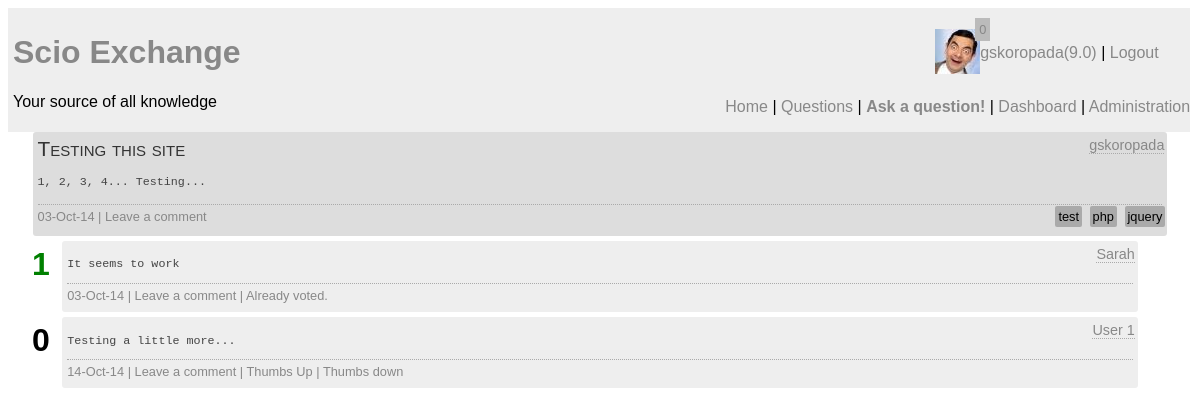
Page /question.php?id=19 (signed in) on the committed database.
### tables this page shows
CREATE TABLE `question` (
  `question_id` int(10) unsigned NOT NULL AUTO_INCREMENT,
  `author` int(10) unsigned NOT NULL COMMENT 'Foreign Key',
  `question_title` text,
  `content` longtext,
  `tags` text,
  `timestamp` datetime NOT NULL,
  PRIMARY KEY (`question_id`),
  KEY `author` (`author`),
  CONSTRAINT `question_ibfk_1` FOREIGN KEY (`author`) REFERENCES `user` (`UserID`)
);

CREATE TABLE `user` (
  `UserID` int(11) unsigned NOT NULL AUTO_INCREMENT,
  `email` varchar(30) NOT NULL,
  `screenName` varchar(25) NOT NULL,
  `reputation` float DEFAULT '0',
  `role` int(11) DEFAULT '0',
  `avatar` varchar(20) DEFAULT NULL,
  `pwd` varchar(255) NOT NULL,
  `active` bit(1) NOT NULL DEFAULT b'0',
  `moderated` bit(1) NOT NULL DEFAULT b'1',
  `pwdChange` bit(1) DEFAULT b'0',
  PRIMARY KEY (`UserID`)
);

CREATE TABLE `answer` (
  `answer_id` int(10) unsigned NOT NULL AUTO_INCREMENT,
  `author` int(10) unsigned NOT NULL,
  `content` longtext NOT NULL,
  `positive_votes` int(11) NOT NULL DEFAULT '0',
  `negative_votes` int(11) NOT NULL DEFAULT '0',
  `question` int(10) unsigned NOT NULL,
  `timestamp` datetime DEFAULT NULL,
  PRIMARY KEY (`answer_id`),
  KEY `author` (`author`),
  KEY `answer_question_idx` (`question`),
  CONSTRAINT `answer_ibfk_1` FOREIGN KEY (`author`) REFERENCES `user` (`UserID`),
  CONSTRAINT `answer_question` FOREIGN KEY (`question`) REFERENCES `question` (`question_id`) ON DELETE CASCADE ON UPDATE CASCADE
);

### vote.php (called while the page is built, shortened)
<?php
function checkVote($id) {
	global $con;
	$query = "SELECT count(answer) as voted FROM vote_tracking WHERE author=".$_SESSION['userid']." AND answer=".$id;
	$result = mysqli_query($con, $query);
	if(!$result) {
		echo "DB Error";
	} else{
		$voted = mysqli_fetch_array($result);
		if($voted['voted'] == 0) {
			return true;
		} else {
			return false;
		}
	}
}
?>

### question.php (the view, shortened to what this page needs)
<?php
require ("connect.php");
$sql = 'SELECT author, question_title, content, tags, timestamp, screenName FROM question INNER JOIN user ON author = UserID WHERE question_id = '.$_GET['id'];
$result = mysqli_query($con, $sql);
$question = mysqli_fetch_assoc($result);
include "html_start.php";
include "header.php";
require "vote.php";
require "questions_backend.php";
$d = new DateTime($question['timestamp']);
echo "<div id='wrapper'>";
echo "<div class='question'><p class='qtitle'>".$question['question_title']."</p>";
echo "<span class='qexcerpt'><p><pre>".$question['content']."</pre></p></span>";
echo "<span class='qstats'>".date_format($d,"d-M-y");
if(isset($_SESSION['userid'])) {
	if($_SESSION['active']) {
		echo " | <span id='".$_GET['id']."' class='btnQComment click_option'>Leave a comment</span>";
	}
}
echo "<span class='tags'>";
$tags = explode(',' , $question['tags']);
foreach($tags as $tag) {
	$tag = trim($tag);
	echo "<a href='tag.php?tag=$tag'>$tag</a> ";
}
echo "</span></span><span class='qauthor'><a href=\"user_profile.php?id=".$question['author']."\">" . $question['screenName']."</a></span>";
echo "</div>";
getAnswers($_GET['id'], false);
echo "</div>";
require("html_end.php");
?>

### questions_backend.php (shortened to what this page needs)
<?php
function getAnswers($id, $slider) {
	global $con;
	$sql = "SELECT answer_id, author, content, (positive_votes-negative_votes) as rating, screenName, timestamp FROM answer INNER JOIN user on author = UserID WHERE question = $id ORDER BY rating DESC";
	$result = mysqli_query($con, $sql);
	while($answers = mysqli_fetch_assoc($result)) {
		echo "<div class='answer' id='ans_".$answers['answer_id']."'><span class='ans_content'><pre>".$answers['content']."</pre></span><span class='aauthor'><a href=\"user_profile.php?id="
				.$answers['author']."\">".$answers['screenName']."</a></span>";
		echo "<span id='rating_".$answers['answer_id']."' class='rating ";
		if($answers['rating']>0) {
			echo "r_pos";
		} else if ($answers['rating']<0){
			echo "r_neg";
		}
		echo "'>".$answers['rating']."</span>";
		echo "<div class='astats'>".date_format(new DateTime($answers['timestamp']), "d-M-y");
		if(isset($_SESSION['userid'])) {
			if($_SESSION['active']){
				echo " | <span id='".$answers['answer_id']."' class='click_option btnAComment'>Leave a comment</span>";
				if(checkVote($answers['answer_id'])) {
					if($_SESSION['userid'] != $answers['author']) {
						echo " | <span id='".$answers['answer_id']."' class='click_option thumb_up'>Thumbs Up</span>";
						echo " | <span id='".$answers['answer_id']."' class='click_option thumb_down'>Thumbs down</span>";
					}
				} else {
					echo " | Already voted.";
				}
			}
		}
		echo "</div>";
		if(!$slider) {
			getComments(1, $answers['answer_id']);
		}
		echo "</div>";
	}
}
function getComments($type, $id) {
	global $con;
	$sql = "SELECT comment_id, screenName, comment, timestamp, comment_author FROM comment INNER JOIN user ON UserID = comment_author WHERE link = $id AND link_to = $type";
	$result = mysqli_query($con, $sql);
}
?>

### styles/main.css (style rules this page uses)
body { font-family: sans-serif; }
#wrapper { position: relative; float: left; clear: right; width: 100%; }

### styles/header.css (style rules this page uses)
a:link, a:visited { color: #888; text-decoration: none; }

### styles/questions.css (style rules this page uses)
.question { position: relative; width: 95%; background-color: #ddd; margin: auto; margin-bottom: 5px; padding: 5px; border-radius: 3px; }
.rating { position: absolute; top: 3px; left: -3%; font-size: 2em; font-weight: 900; padding: 2px; }
.r_pos { color: green; }
.answer { position: relative; width: 90%; background-color: #eee; margin: auto; margin-bottom: 5px; padding: 5px; border-radius: 3px; }
.qtitle { font-size: 1.3em; font-variant: small-caps; padding: 0px; margin: 0px; margin-bottom: 4px; color: #333; }
.qauthor { position: absolute; top: 5px; right: 3px; font-size: 0.9em; border-bottom: dotted 1px #aaa; }
.aauthor { position: absolute; top: 5px; right: 3px; font-size: 0.9em; border-bottom: dotted 1px #aaa; }
.qauthor > a:link, .qauthor > a:visited, .aauthor > a:link, .aauthor > a:visited, .cauthor > a:link, .cauthor > a:visited { color: #888; text-decoration: none; }
.qexcerpt { color: #444; font-size: 0.9em; display: block; }
.ans_content { color: #444; font-size: 0.9em; display: block; }
.qstats { margin-top: 3px; margin-bottom: 3px; border-top: dotted 1px #aaa; width: 100%; display: block; padding-top: 4px; padding-bottom: 4px; font-size: 0.8em; color: #888; }
.astats { margin-top: 3px; border-top: dotted 1px #aaa; width: 100%; display: block; padding-top: 4px; padding-bottom: 4px; font-size: 0.8em; color: #888; }
.tags { position: absolute; right: 0px; text-align: right; }
.tags > a:link, .tags > a:visited { background-color: #aaa; padding: 3px; margin: 2px; border-radius: 2px; color: black; text-decoration: none; }

### rows in the picture
question: question_title "Testing this site", content "1, 2, 3, 4... Testing...", timestamp "03-Oct-14", tags "test", tags "php", tags "jquery", author.screenName "gskoropada"
answer: content "It seems to work", author.screenName "Sarah", rating "1", timestamp "03-Oct-14", shows "| Already voted."
answer: content "Testing a little more...", author.screenName "User 1", rating "0", timestamp "14-Oct-14"

### other values in the picture
$nots "0"
$_SESSION['screenname'] "gskoropada"
$_SESSION['reputation'] "9.0"
